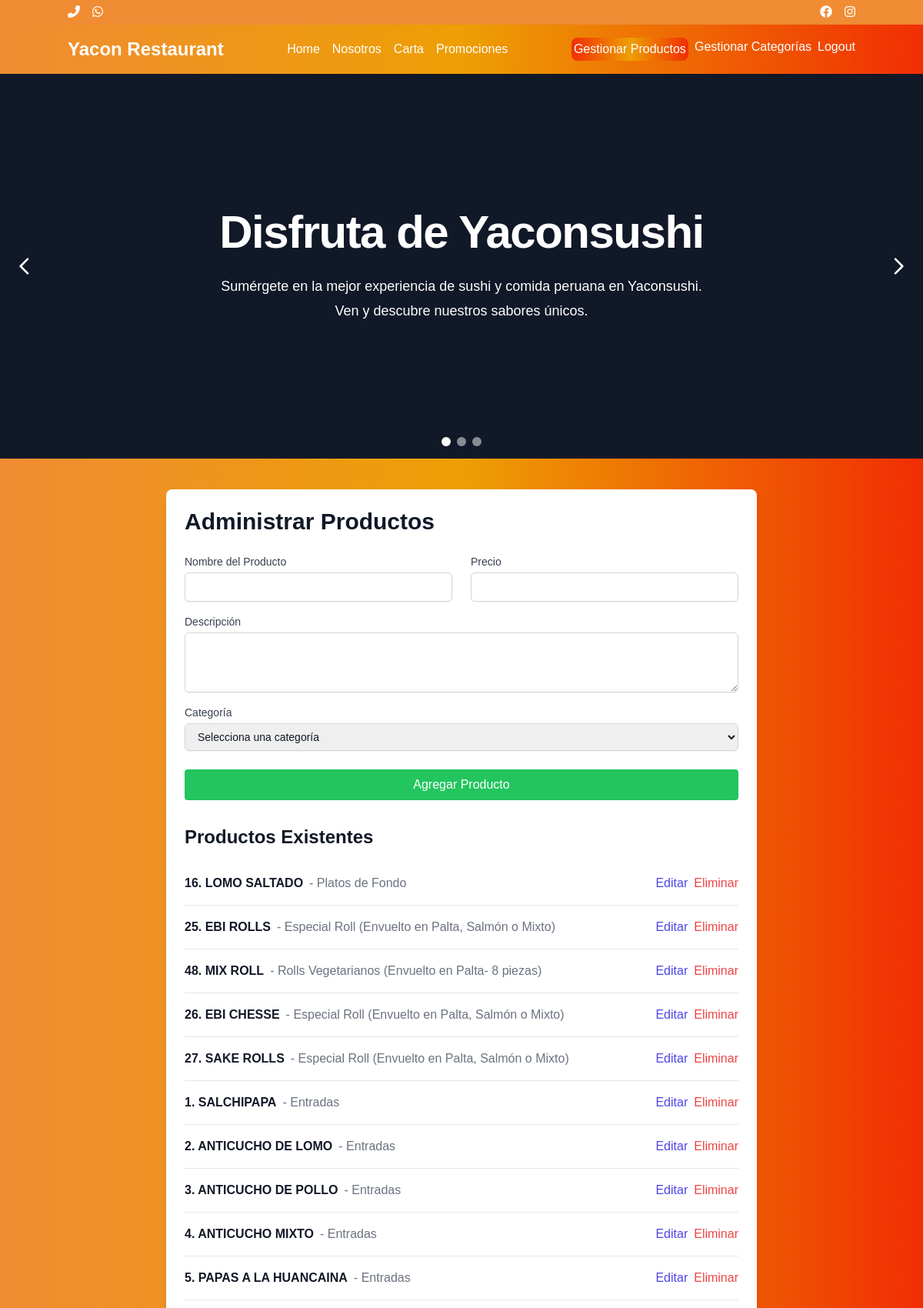
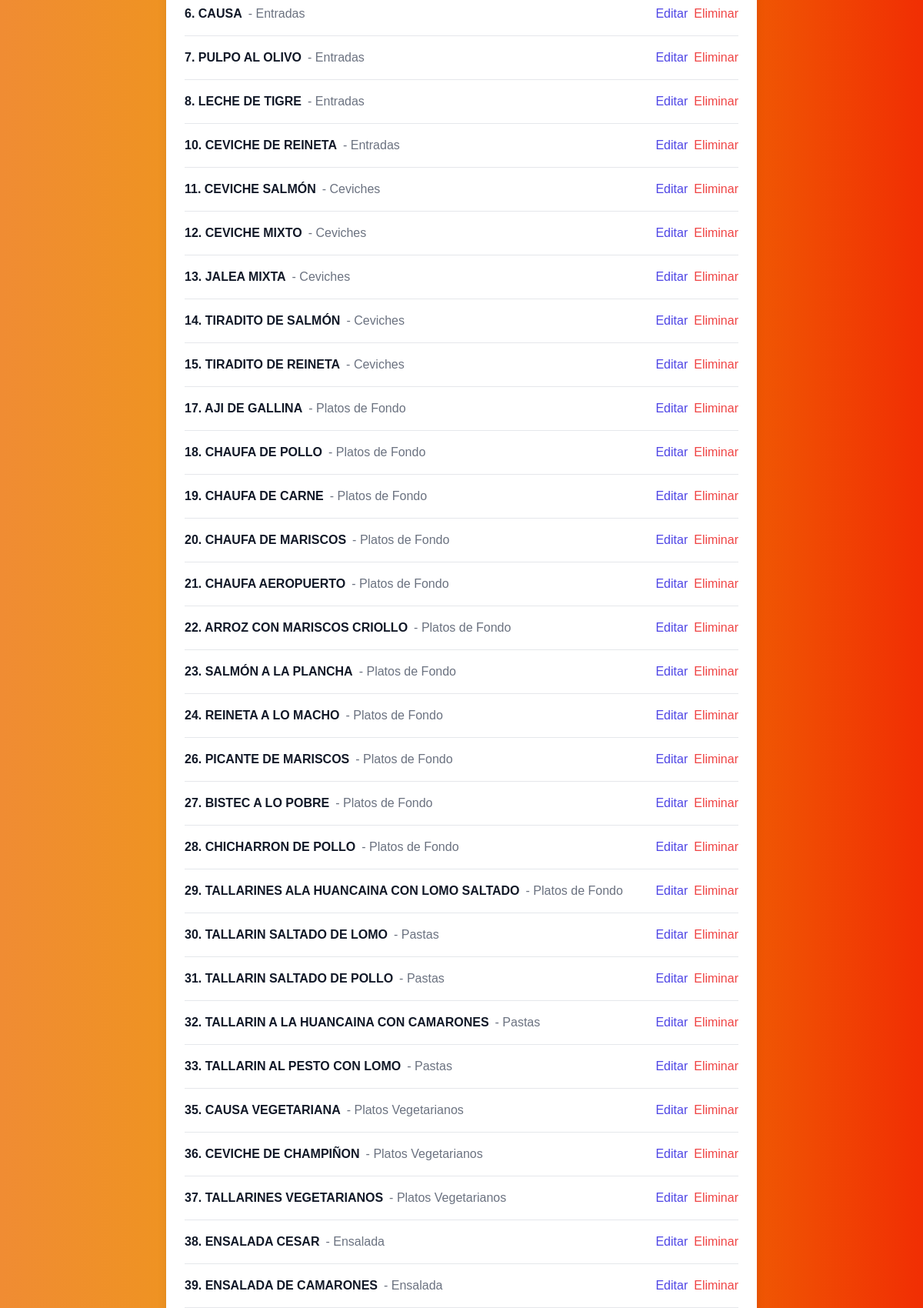
Screenshot of /products (signed in, upper part) with the database file from the repository (2 pictures, top to bottom).
### app.py (models this page shows)
class Product(db.Model):
    id = db.Column(db.Integer, primary_key=True)
    name = db.Column(db.String(100), nullable=False)
    description = db.Column(db.Text, nullable=True)
    price = db.Column(db.Float, nullable=False)
    category_id = db.Column(db.Integer, db.ForeignKey(
        'category.id'), nullable=False)

class Category(db.Model):
    id = db.Column(db.Integer, primary_key=True)
    name = db.Column(db.String(50), unique=True, nullable=False)
    products = db.relationship('Product', backref='category', lazy=True)

### app.py (the view, shortened to what this page needs)
@app.route('/products', methods=['GET', 'POST'])
@login_required
def manage_products():
    if not current_user.is_admin:
        flash('No tienes permiso para acceder a esta página.')
        return redirect(url_for('home'))
    categories = Category.query.all()
    products = Product.query.all()
    return render_template('products.html', categories=categories, products=products)

### app.py (called while the page is built)
@login_manager.user_loader
def load_user(user_id):
    return User.query.get(int(user_id))

@app.context_processor
def inject_now():
    return {'now': datetime.datetime.now(), 'timedelta': datetime.timedelta}

### templates/products.html (shortened to what this page needs)
{% extends 'base.html' %} {% block title %}Administrar Productos{% endblock %}
{% block content %}
<div class="max-w-3xl mx-auto mt-10 p-6 bg-white rounded-lg shadow-lg">
  <h1 class="text-3xl font-bold mb-6">Administrar Productos</h1>
  <form method="POST" action="{{ url_for('manage_products') }}">
    <div class="grid grid-cols-1 sm:grid-cols-2 gap-6">
      <div>
        <label for="name" class="block text-sm font-medium text-gray-700"
          >Nombre del Producto</label
        >
        <input
          type="text"
          name="name"
          id="name"
          class="mt-1 block w-full px-3 py-2 border border-gray-300 rounded-md shadow-sm focus:outline-none focus:ring-indigo-500 focus:border-indigo-500 sm:text-sm"
          required
        />
      </div>
      <div>
        <label for="price" class="block text-sm font-medium text-gray-700"
          >Precio</label
        >
        <input
          type="text"
          name="price"
          id="price"
          class="mt-1 block w-full px-3 py-2 border border-gray-300 rounded-md shadow-sm focus:outline-none focus:ring-indigo-500 focus:border-indigo-500 sm:text-sm"
          required
        />
      </div>
    </div>
    <div class="mt-4">
      <label for="description" class="block text-sm font-medium text-gray-700"
        >Descripción</label
      >
      <textarea
        name="description"
        id="description"
        class="mt-1 block w-full px-3 py-2 border border-gray-300 rounded-md shadow-sm focus:outline-none focus:ring-indigo-500 focus:border-indigo-500 sm:text-sm"
        rows="3"
        required
      ></textarea>
    </div>
    <div class="mt-4">
      <label for="category_id" class="block text-sm font-medium text-gray-700"
        >Categoría</label
      >
      <select
        name="category_id"
        id="category_id"
        class="mt-1 block w-full px-3 py-2 border border-gray-300 rounded-md shadow-sm focus:outline-none focus:ring-indigo-500 focus:border-indigo-500 sm:text-sm"
        required
      >
        <option value="" disabled selected>Selecciona una categoría</option>
      </select>
    </div>
    <div class="mt-6">
      <button
        type="submit"
        class="w-full bg-green-500 text-white py-2 px-4 rounded hover:bg-green-600 focus:outline-none focus:ring-2 focus:ring-green-500 focus:ring-opacity-50"
      >
        Agregar Producto
      </button>
    </div>
  </form>
  <h2 class="text-2xl font-semibold mt-8 mb-4">Productos Existentes</h2>
  <ul class="divide-y divide-gray-200">
    {% for product in products %}
    <li class="py-4 flex items-center justify-between">
      <div class="flex items-center">
        <span class="font-semibold">{{ product.name }}</span>
        <span class="ml-2 text-gray-500">- {{ product.category.name }}</span>
      </div>
      <div class="flex items-center">
        <a
          href="{{ url_for('edit_product', id=product.id) }}"
          class="text-indigo-600 hover:text-indigo-900 mr-2"
          >Editar</a
        >
        <form
          method="POST"
          action="{{ url_for('delete_product', id=product.id) }}"
          style="display:inline;"
        >
          <button type="submit" class="text-red-500">Eliminar</button>
        </form>
      </div>
    </li>
    {% endfor %}
  </ul>
</div>
{% endblock %}

### templates/base.html (shortened to what this page needs)
<!DOCTYPE html>
<html lang="es">
<head>
  <link rel="stylesheet" href="{{url_for('static', filename='css/styles.css')}}">
  <script src="https://cdn.tailwindcss.com"></script>
</head>
<body class="gradiente-fondo  text-gray-900">
  {% include 'shared/navbar.html' %}
  {% include "shared/header.html" %}
  <div class="container mx-auto mt-10">
     {% block content %}{% endblock %}
  </div>
</body>
</html>

### templates/shared/navbar.html (shortened to what this page needs)
<link
  rel="stylesheet"
  href="https://cdnjs.cloudflare.com/ajax/libs/font-awesome/6.0.0-beta3/css/all.min.css"
/>
<nav class="nav1 bg-dark-600 text-white shadow p-4">
  <div class="container mx-auto flex justify-between items-center">
    <div class="flex space-x-4">
      <a
        href="tel:322111300"
        target="_blank"
        rel="noopener noreferrer"
        class="text-white"
      >
        <i class="fas fa-phone-alt"></i>
      </a>
      <a
        href="https://wa.me/56322111300"
        target="_blank"
        rel="noopener noreferrer"
        class="text-white"
      >
        <i class="fab fa-whatsapp"></i>
      </a>
    </div>
    <div class="flex space-x-4">
      <a
        href="https://www.facebook.com/profile.php?id=61559189617150"
        target="_blank"
        rel="noopener noreferrer"
        class="text-white"
      >
        <i class="fab fa-facebook"></i>
      </a>
      <a
        href="https://www.instagram.com/yaconsushi/"
        target="_blank"
        rel="noopener noreferrer"
        class="text-white"
      >
        <i class="fab fa-instagram"></i>
      </a>
    </div>
  </div>
</nav>
<nav id="mainNav" class="bg-dark-600 text-white shadow p-4">
  <div class="container mx-auto flex justify-between items-center">
    <a href="{{ url_for('home') }}" class="text-2xl font-bold"
      >Yacon Restaurant</a
    >
    <div class="hidden md:flex space-x-4">
      <a href="{{ url_for('home') }}" class="nav-link">Home</a>
      <a href="{{ url_for('nosotros') }}" class="nav-link">Nosotros</a>
      <a href="{{ url_for('carta') }}" class="nav-link">Carta</a>
      <a href="{{ url_for('promociones') }}" class="nav-link">Promociones</a>
    </div>
    <div class="hidden md:flex space-x-2">
      {% if current_user.is_authenticated %} {% if current_user.is_admin %}
      <a href="{{ url_for('manage_products') }}" class="nav-link"
        >Gestionar Productos</a
      >
      <a href="{{ url_for('manage_categories') }}" class="nav-link"
        >Gestionar Categorías</a
      >
      {% endif %}
      <a href="{{ url_for('logout') }}" class="nav-link">Logout</a>
      {% else %}
      <a href="{{ url_for('login') }}" class="nav-link">Login</a>
      {% endif %}
    </div>
  </div>
</nav>

### templates/shared/header.html (shortened to what this page needs)
<div class="relative overflow-hidden bg-gray-900">
  <div id="carousel" class="relative h-[500px]">
    <button
      id="prevBtn"
      class="absolute top-1/2 left-4 transform -translate-y-1/2 z-50 text-white focus:outline-none"
      aria-label="Slide anterior"
    >
      <svg
        class="w-8 h-8"
        xmlns="http://www.w3.org/2000/svg"
        fill="none"
        viewBox="0 0 24 24"
        stroke="currentColor"
      >
        <path
          stroke-linecap="round"
          stroke-linejoin="round"
          stroke-width="2"
          d="M15 19l-7-7 7-7"
        />
      </svg>
    </button>
    <button
      id="nextBtn"
      class="absolute top-1/2 right-4 transform -translate-y-1/2 z-50 text-white focus:outline-none"
      aria-label="Siguiente slide"
    >
      <svg
        class="w-8 h-8"
        xmlns="http://www.w3.org/2000/svg"
        fill="none"
        viewBox="0 0 24 24"
        stroke="currentColor"
      >
        <path
          stroke-linecap="round"
          stroke-linejoin="round"
          stroke-width="2"
          d="M9 5l7 7-7 7"
        />
      </svg>
    </button>
    <div
      class="carousel-image absolute inset-0 transition-opacity duration-1000 opacity-100 z-0 bg-cover bg-center"
    ></div>
    <div
      class="absolute inset-0 flex flex-col items-center justify-center text-center text-white z-20"
    >
      <div class="div_carrousel mx-auto max-w-2xl">
        <h2
          id="carousel-title"
          class="text-4xl font-bold tracking-tight sm:text-6xl"
        >
        </h2>
        <p id="carousel-text" class="carousel-text1 mt-6 text-lg leading-8">
        </p>
      </div>
    </div>
    <div class="absolute bottom-4 left-0 right-0 flex justify-center">
      <div id="slideIndicators" class="flex space-x-2"></div>
    </div>
  </div>
</div>

### static/css/styles.css (style rules this page uses)
body { font-family: Arial, sans-serif; line-height: 1.6; margin: 0; padding: 0; background-color: #f0f0f0; }
.gradiente-fondo { background: linear-gradient(to right, #f08c33, #ed9f04, #f12e03); }
.div_carrousel { border-radius: 15px; padding: 20px; }
.carousel-text1 { color: rgb(254, 254, 254); font-size: 2em; text-shadow: #ed9f04; }
.bg-dark-600 { background: linear-gradient(to right, #f08c33, #ed9f04, #f12e03); }
.bg-dark-700 { background: linear-gradient(to right, #f12e03, #ed9f04, #f12e03); border-radius: 0.5em; padding: 0.2em; transition: background-color 0.3s ease; }
.nav1 { height: 0.35em; background: #f08c33; display: flex; justify-content: center; align-items: center; }

### rows the page displays
Product: name "16. LOMO SALTADO", category.name "Platos de Fondo"
Product: name "25. EBI ROLLS", category.name "Especial Roll (Envuelto en Palta, Salmón o Mixto)"
Product: name "48. MIX ROLL", category.name "Rolls Vegetarianos (Envuelto en Palta- 8 piezas)"
Product: name "26. EBI CHESSE", category.name "Especial Roll (Envuelto en Palta, Salmón o Mixto)"
Product: name "27. SAKE ROLLS", category.name "Especial Roll (Envuelto en Palta, Salmón o Mixto)"
Product: name "1. SALCHIPAPA", category.name "Entradas"
Product: name "2. ANTICUCHO DE LOMO", category.name "Entradas"
Product: name "3. ANTICUCHO DE POLLO", category.name "Entradas"
Product: name "4. ANTICUCHO MIXTO", category.name "Entradas"
Product: name "5. PAPAS A LA HUANCAINA", category.name "Entradas"
Product: name "6. CAUSA", category.name "Entradas"
Product: name "7. PULPO AL OLIVO", category.name "Entradas"
Product: name "8. LECHE DE TIGRE", category.name "Entradas"
Product: name "10. CEVICHE DE REINETA", category.name "Entradas"
Product: name "11. CEVICHE SALMÓN", category.name "Ceviches"
Product: name "12. CEVICHE MIXTO", category.name "Ceviches"
Product: name "13. JALEA MIXTA", category.name "Ceviches"
Product: name "14. TIRADITO DE SALMÓN", category.name "Ceviches"
Product: name "15. TIRADITO DE REINETA", category.name "Ceviches"
Product: name "17. AJI DE GALLINA", category.name "Platos de Fondo"
Product: name "18. CHAUFA DE POLLO", category.name "Platos de Fondo"
Product: name "19. CHAUFA DE CARNE", category.name "Platos de Fondo"
Product: name "20. CHAUFA DE MARISCOS", category.name "Platos de Fondo"
Product: name "21. CHAUFA AEROPUERTO", category.name "Platos de Fondo"
Product: name "22. ARROZ CON MARISCOS CRIOLLO", category.name "Platos de Fondo"
Product: name "23. SALMÓN A LA PLANCHA", category.name "Platos de Fondo"
Product: name "24. REINETA A LO MACHO", category.name "Platos de Fondo"
Product: name "26. PICANTE DE MARISCOS", category.name "Platos de Fondo"
Product: name "27. BISTEC A LO POBRE", category.name "Platos de Fondo"
Product: name "28. CHICHARRON DE POLLO", category.name "Platos de Fondo"
Product: name "29. TALLARINES ALA HUANCAINA CON LOMO SALTADO", category.name "Platos de Fondo"
Product: name "30. TALLARIN SALTADO DE LOMO", category.name "Pastas"
Product: name "31. TALLARIN SALTADO DE POLLO", category.name "Pastas"
Product: name "32. TALLARIN A LA HUANCAINA CON CAMARONES", category.name "Pastas"
Product: name "33. TALLARIN AL PESTO CON LOMO", category.name "Pastas"
Product: name "35. CAUSA VEGETARIANA", category.name "Platos Vegetarianos"
Product: name "36. CEVICHE DE CHAMPIÑON", category.name "Platos Vegetarianos"
Product: name "37. TALLARINES VEGETARIANOS", category.name "Platos Vegetarianos"
Product: name "38. ENSALADA CESAR", category.name "Ensalada"
Product: name "39. ENSALADA DE CAMARONES", category.name "Ensalada"
